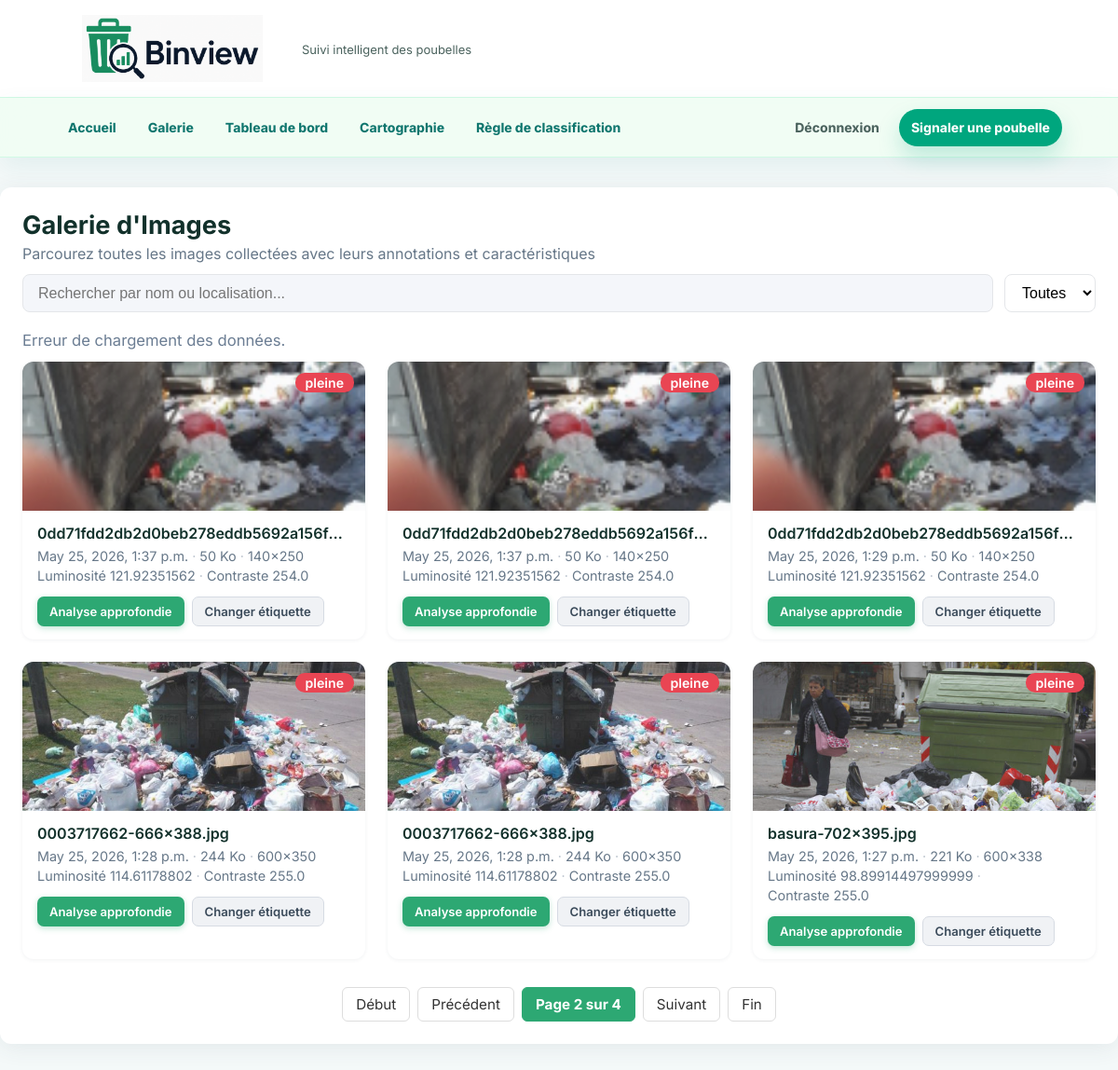
Page /galerie/?page=2 (signed in) on the committed database.
### analyse/models.py (models this page shows, shortened)
class Image(models.Model):
    image = models.ImageField(upload_to='uploads/')
    nom_fichier = models.CharField(max_length=255)
    annotation = models.CharField(
        max_length=20,
        choices=[
            ('vide', 'Vide'),
            ('moitie', 'À moitié pleine'),
            ('pleine', 'Pleine'),
            ('debordante', 'Débordante'),
            ('depot_sauvage', 'Dépôt sauvage')
        ],
        blank=True,
        null=True
    )
    date_upload = models.DateTimeField(auto_now_add=True)
    largeur = models.IntegerField(null=True, blank=True)
    hauteur = models.IntegerField(null=True, blank=True)
    taille_ko = models.IntegerField(null=True, blank=True)
    r_moyen = models.IntegerField(null=True, blank=True)
    v_moyen = models.IntegerField(null=True, blank=True)
    b_moyen = models.IntegerField(null=True, blank=True)
    luminance_moyenne = models.FloatField(null=True, blank=True)
    has_contours = models.BooleanField(null=True, blank=True)
    contraste = models.FloatField(null=True, blank=True)
    histogramme = models.TextField(null=True, blank=True)

### analyse/views.py (the view)
# urls.py: path('galerie/', views.galerie, name='galerie'),
@image_view_required
def galerie(request):
    filtre = request.GET.get('filtre')
    images = Image.objects.all().order_by('-date_upload')
    if filtre in ['pleine', 'vide']:
        images = images.filter(annotation=filtre)
    paginator = Paginator(images, 6)
    page_number = request.GET.get('page')
    page_obj = paginator.get_page(page_number)
    return render(request, 'galerie.html', {'images': page_obj})

### analyse/access.py (called while the page is built)
def staff_permissions_required(*permissions):
    def has_access(user):
        if not user.is_authenticated or not user.is_staff:
            return False
        if user.is_superuser:
            return True
        return all(user.has_perm(permission) for permission in permissions)
    return user_passes_test(has_access, login_url="/admin/login/")

### analyse/templates/galerie.html (shortened to what this page needs)
{% load static %}
<html lang="fr">
<head>
    <link rel="stylesheet" href="{% static 'analyse/galerie.css' %}">
    <link rel="stylesheet" href="{% static 'analyse/navbar.css' %}">
</head>
<body>
    {% include "components/navbar.html" %}
    <div class="container">
        <div class="header">
            <h2>Galerie d'Images</h2>
            <p>Parcourez toutes les images collectées avec leurs annotations et caractéristiques</p>
            <div class="controls">
                <input id="search-bar" class="search-bar" placeholder="Rechercher par nom ou localisation...">
                <select id="filter-annotation">
                    <option value="all">Toutes</option>
                </select>
            </div>
        </div>
        <div id="gallery-count" style="color:#6b7d93;font-size:1.04rem;margin-bottom:13px;">Chargement…</div>
        <div class="image-gallery" id="image-gallery">
            {% for img in images %}
            <div class="image-card" data-index="{{ forloop.counter0 }}" data-name="{{ img.nom_fichier|lower }}" data-annotation="{{ img.annotation }}">
                <div class="image-thumb">
                    <img src="{{ img.image.url }}" alt="{{ img.nom_fichier }}" loading="lazy">
                    <div class="card-badge">
                        <span class="chip {% if img.annotation == 'pleine' %}chip-pleine{% else %}chip-vide{% endif %}">
                            {{ img.annotation }}
                        </span>
                    </div>
                </div>
                <div class="card-info">
                    <div class="card-title">{{ img.nom_fichier }}</div>
                    <div class="card-meta">
                        <span>{{ img.date_upload }}</span>
                        <span class="sep">·</span>
                        <span>{{ img.taille_ko }} Ko</span>
                        <span class="sep">·</span>
                        <span>{{ img.largeur }}×{{ img.hauteur }}</span>
                    </div>
                    <div class="card-meta">
                        <span>Luminosité {{ img.luminance_moyenne }}</span>
                        <span class="sep">·</span>
                        <span>Contraste {{ img.contraste }}</span>
                    </div>
                    <div class="card-actions">
                        <a class="btn btn-primary" href="/img_analyse/{{ img.id }}" onclick="event.stopPropagation()">Analyse approfondie</a>
                        <a class="btn btn-secondary" href="/update_annotation/{{ img.id }}" onclick="event.stopPropagation()">Changer étiquette</a>
                    </div>
                </div>
            </div>
            {% endfor %}
        </div>
        <div class="pagination">
            {% if images.has_previous %}
                <a href="?page=1">Début</a>
                <a href="?page={{ images.previous_page_number }}">Précédent</a>
            {% endif %}
            <span class="current">Page {{ images.number }} sur {{ images.paginator.num_pages }}</span>
            {% if images.has_next %}
                <a href="?page={{ images.next_page_number }}">Suivant</a>
                <a href="?page={{ images.paginator.num_pages }}">Fin</a>
            {% endif %}
        </div>
    </div>
</body>
</html>

### analyse/static/analyse/galerie.css (style rules this page uses)
body { background: linear-gradient(135deg, #f3f8fd 0%, #e8f0fa 100%); margin: 0; color: #222; min-height: 100vh; }
.container { max-width: 1280px; margin: 32px auto; padding: 24px; background: #fff; border-radius: 12px; box-shadow: 0 4px 24px 0 rgba(60, 72, 88, 0.09); }
.container .header { margin-bottom: 20px; }
.container .header h2 { margin: 0 0 4px 0; font-size: 1.7rem; font-weight: 700; }
.container .header p { color: #678; margin: 0 0 12px 0; }
.container .header .controls { display: flex; gap: 12px; margin-bottom: 12px; }
.search-bar { flex: 1; padding: 10px 16px; border-radius: 8px; border: 1px solid #e4e6e9; background: #f4f6fa; font-size: 1rem; outline: none; transition: border 0.2s; }
#filter-annotation { padding: 10px 14px; border-radius: 8px; border: 1px solid #e4e6e9; background: #fff; font-size: 1rem; outline: none; cursor: pointer; transition: border 0.2s; }
.image-gallery { display: grid; grid-template-columns: repeat(auto-fill, minmax(300px, 1fr)); gap: 24px; }
.image-card { background: #f7f7fa; border-radius: 12px; overflow: hidden; box-shadow: 0 1px 4px 0 rgba(60, 72, 88, 0.07); cursor: pointer; transition: transform 0.15s, box-shadow 0.15s; display: flex; flex-direction: column; }
.image-thumb { height: 160px; background: #e4e6e9; display: flex; align-items: center; justify-content: center; position: relative; overflow: hidden; }
.image-thumb img { width: 100%; height: 160px; object-fit: cover; opacity: 0.88; transition: opacity 0.2s; }
.card-badge { position: absolute; right: 12px; top: 12px; }
.card-info { padding: 14px 16px; background: #fff; display: flex; flex-direction: column; gap: 4px; flex: 1; }
.card-title { font-size: 1rem; font-weight: 600; margin-bottom: 2px; white-space: nowrap; overflow: hidden; text-overflow: ellipsis; }
.card-meta { color: #678; font-size: 0.9rem; display: flex; align-items: center; gap: 4px; flex-wrap: wrap; }
.card-meta .sep { color: #bcc4ce; }
.card-actions { display: flex; gap: 8px; margin-top: 10px; }
.btn { display: inline-flex; align-items: center; justify-content: center; padding: 7px 13px; border-radius: 7px; font-size: 0.82rem; font-weight: 600; text-decoration: none; cursor: pointer; transition: background 0.15s, transform 0.1s, box-shadow 0.15s; border: none; white-space: nowrap; }
.btn-primary { background: #2da873; color: #fff; box-shadow: 0 2px 6px rgba(45, 168, 115, 0.30); }
.btn-secondary { background: #f0f2f5; color: #3a4a5a; border: 1px solid #d6dbe3; }
.chip { display: inline-block; padding: 2px 11px; border-radius: 10px; font-size: 0.88rem; font-weight: 600; color: #fff; }
.chip-pleine { background: #e94553; }
.pagination { margin-top: 30px; display: flex; justify-content: center; align-items: center; gap: 8px; flex-wrap: wrap; }
.pagination a, .pagination span { padding: 8px 14px; border: 1px solid #ddd; border-radius: 6px; text-decoration: none; color: #333; background: #fff; font-size: 0.95rem; transition: background 0.15s; }
.pagination .current { font-weight: bold; background-color: #2da873; color: white; border-color: #2da873; }

### analyse/static/analyse/navbar.css (style rules this page uses)
:root { --primary-color: #00A67E; --primary-dark: #007f62; --secondary-color: #E8F5E9; --surface: #ffffff; --border-soft: #d1fae5; --text-primary: #12312b; --text-secondary: #4b635e; --shadow-soft: 0 12px 30px rgba(15, 118, 110, 0.10); }
* { box-sizing: border-box; }
body { margin: 0; font-family: Inter, Poppins, -apple-system, BlinkMacSystemFont, "Segoe UI", Roboto, Arial, sans-serif; color: var(--text-primary); background: #f4f9f9; }

### rows in the picture
Image: image (picture), annotation "pleine", nom_fichier "0dd71fdd2db2d0beb278eddb5692a156f…", date_upload "May 25, 2026, 1:37 p.m.", taille_ko "50", largeur "140", hauteur "250", luminance_moyenne "121.92351562", contraste "254.0"
Image: image (picture), annotation "pleine", nom_fichier "0dd71fdd2db2d0beb278eddb5692a156f…", date_upload "May 25, 2026, 1:37 p.m.", taille_ko "50", largeur "140", hauteur "250", luminance_moyenne "121.92351562", contraste "254.0"
Image: image (picture), annotation "pleine", nom_fichier "0dd71fdd2db2d0beb278eddb5692a156f…", date_upload "May 25, 2026, 1:29 p.m.", taille_ko "50", largeur "140", hauteur "250", luminance_moyenne "121.92351562", contraste "254.0"
Image: image (picture), annotation "pleine", nom_fichier "0003717662-666x388.jpg", date_upload "May 25, 2026, 1:28 p.m.", taille_ko "244", largeur "600", hauteur "350", luminance_moyenne "114.61178802", contraste "255.0"
Image: image (picture), annotation "pleine", nom_fichier "0003717662-666x388.jpg", date_upload "May 25, 2026, 1:28 p.m.", taille_ko "244", largeur "600", hauteur "350", luminance_moyenne "114.61178802", contraste "255.0"
Image: image (picture), annotation "pleine", nom_fichier "basura-702x395.jpg", date_upload "May 25, 2026, 1:27 p.m.", taille_ko "221", largeur "600", hauteur "338", luminance_moyenne "98.89914497999999", contraste "255.0"

### other values in the picture
{{ images.number }} "2"
{{ images.paginator.num_pages }} "4"
